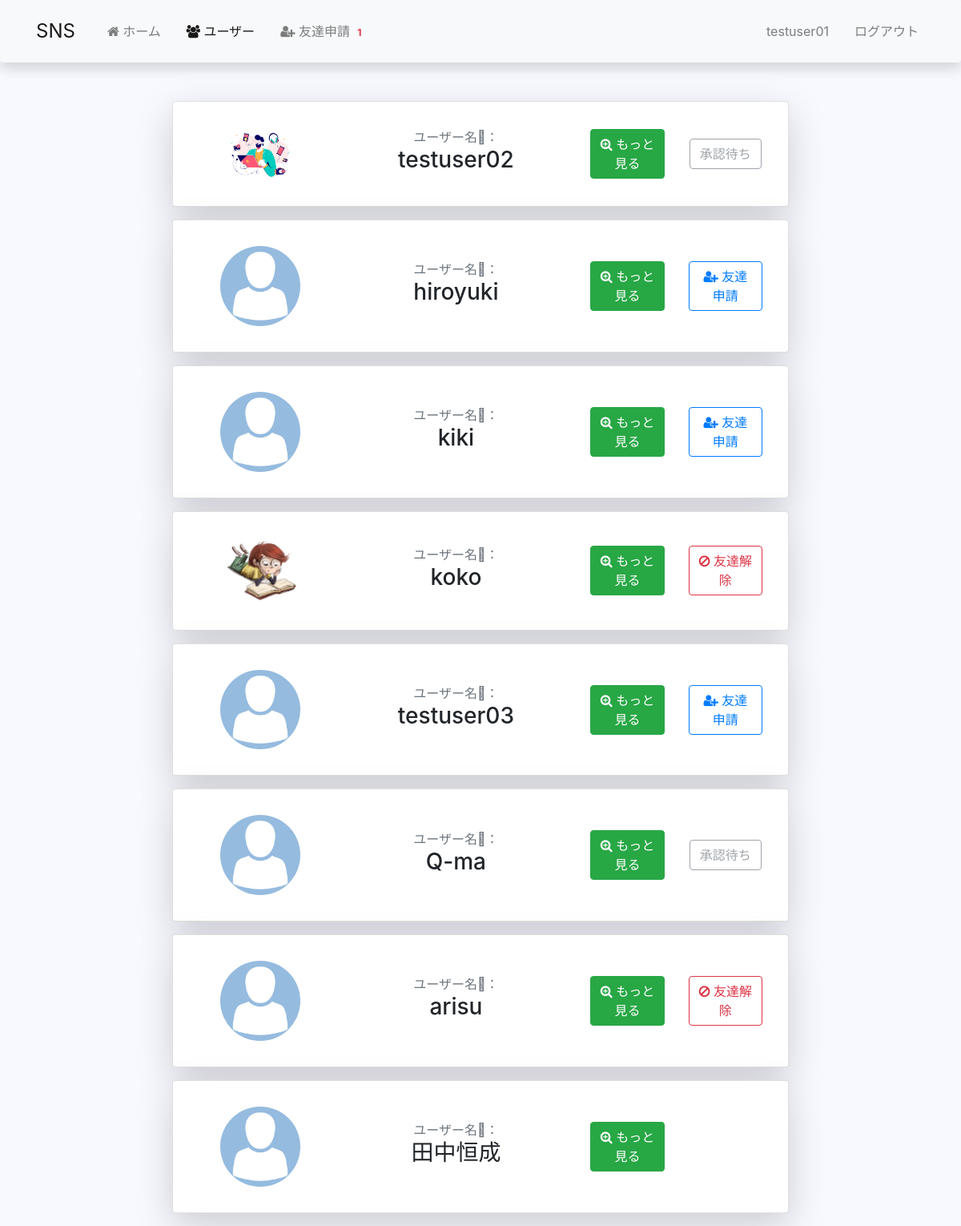
/profiles/all-profiles/ (signed in), run on an earlier commit of the app's database.
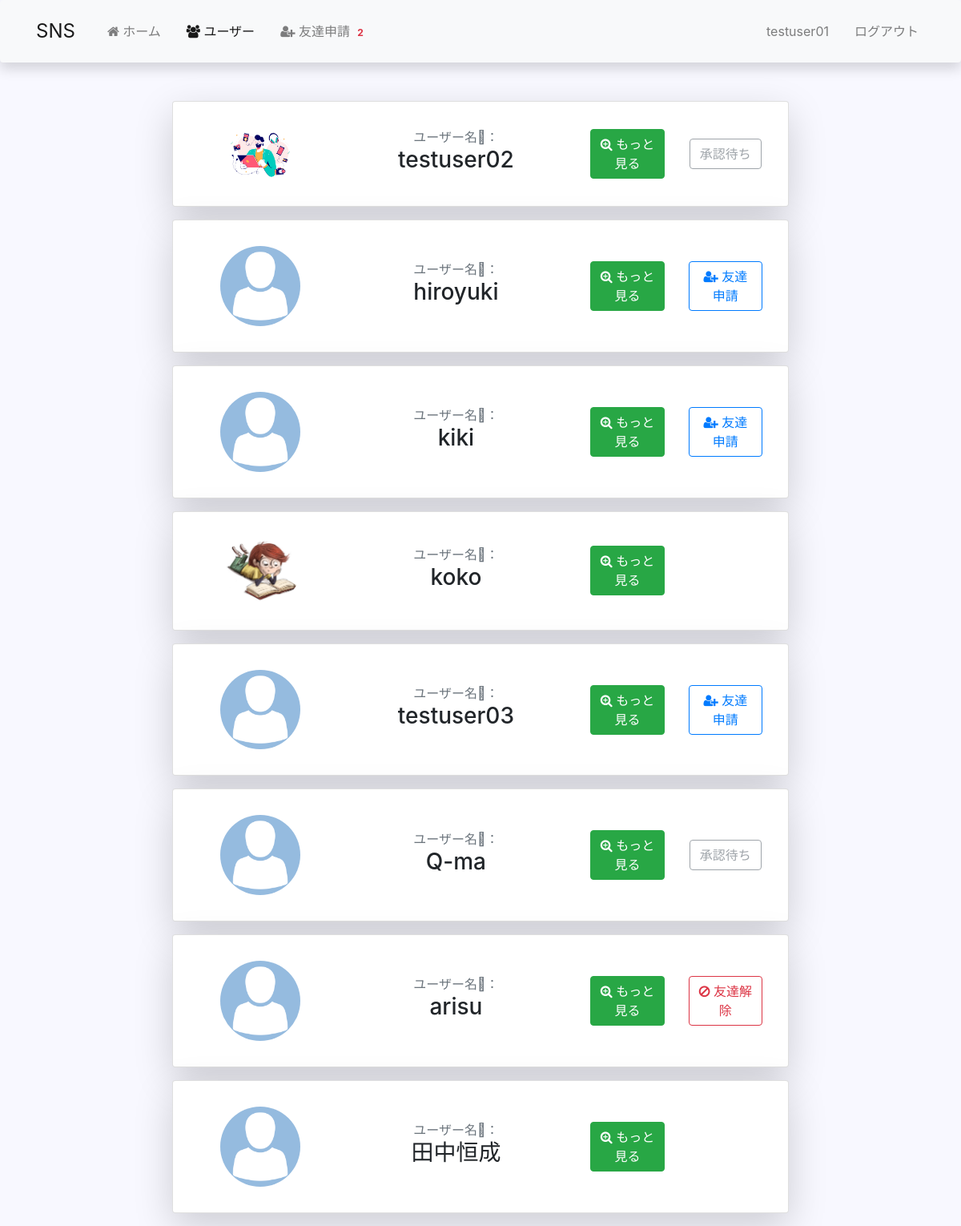
And on a later commit of the database.
### profiles/models.py (models this page shows, shortened)
class Profile(models.Model):
    first_name = models.CharField('姓', max_length=200, blank=True)
    last_name = models.CharField('名', max_length=200, blank=True)
    user = models.OneToOneField(User, on_delete=models.CASCADE)
    bio = models.TextField(default="よろしくお願いします。", max_length=300)
    email = models.EmailField(max_length=200, blank=True)
    avatar = models.ImageField(default='avatar.png', upload_to='avatars')
    friends = models.ManyToManyField(User, blank=True, related_name='friends')
    slug = models.SlugField(unique=True, blank=True)
    updated = models.DateTimeField(auto_now=True)
    created = models.DateTimeField(auto_now_add=True)
    objects = ProfileManager()
    def get_absolute_url(self):
        return reverse('profiles:profile-detail', kwargs={'slug': self.slug})

### profiles/views.py (the view)
# urls.py: path('all-profiles/', views.ProfileListView.as_view(), name='all_profiles'),
class ProfileListView(LoginRequiredMixin, ListView):
    model = Profile
    template_name = 'profiles/profile_list.html'
    def get_queryset(self):
        qs = Profile.objects.get_all_profiles_without_me(self.request.user)
        return qs  # object_list
    def get_context_data(self, **kwargs):
        context = super().get_context_data(**kwargs)
        user = User.objects.get(username__iexact=self.request.user)
        profile = Profile.objects.get(user=user)  # 自分のプロフィール
        rel_r = Relationship.objects.filter(sender=profile)  # 申請した相手の情報
        rel_s = Relationship.objects.filter(receiver=profile)  # 申請してきた相手の情報
        rel_receiver = []
        for item in rel_r:
            rel_receiver.append(item.receiver.user)  # ユーザー名だけ取り出す
        rel_sender = []
        for item in rel_s:
            rel_sender.append(item.sender.user)
        context['rel_receiver'] = rel_receiver
        context['rel_sender'] = rel_sender
        context['is_empty'] = False
        if len(self.get_queryset()) == 0:  # 自分以外ユーザーが存在しない場合
            context['is_empty'] = True
        return context

### profiles/context_processors.py (called while the page is built)
def invitations_received_count(request):
    if request.user.is_authenticated:
        profile_obj = Profile.objects.get(user=request.user)
        count = Relationship.objects.invitations_received(profile_obj).count()
        return {'invites_count': count}
    return {}

### profiles/models.py (called while the page is built)
    def get_all_profiles_without_me(self, me):
        profiles = Profile.objects.all().exclude(user=me)
        return profiles

    def invitations_received(self, receiver):
        qs = Relationship.objects.filter(receiver=receiver, status='send')
        return qs

### profiles/templates/profiles/profile_list.html (shortened to what this page needs)
{% extends 'base.html' %}
{% block content %}
    <div class="container-fluid mt-5">
        <div class="row justify-content-center">
            {% for obj in object_list %}
            <div class="col-md-8 mb-3">
                <div class="card shadow-lg rounded">
                    <div class="card-body">
                        <div class="row text-center align-items-center">
                            <div class="col-md-3">
                                <img class="p_avatar" src="{{ obj.avatar.url }}" alt="">
                            </div>
                            <div class="col-md-5">
                                <span class="text-muted">ユーザー名：</span>
                                <h3>{{ obj.user }}</h3>
                            </div>
                            <div class="col-md-2">
                                <a href={{obj.get_absolute_url}}>
                                    <button class="btn btn-success px-2"><i class="fa fa-search-plus"></i> もっと見る</button>
                            </div>
                            <div class="col-md-2">
                                {% if obj.user not in rel_receiver and obj.user not in rel_sender %}
                                <form action="{% url 'profiles:send-invite' %}" method="POST">
                                    <button type="submit" class="btn btn-outline-primary"><i class="fa fa-user-plus"></i>&nbsp;友達申請</button>
                                </form>
                                {% endif %}
                                {% if obj.user in rel_receiver and request.user not in obj.friends.all %}
                                    <button type="submit" class="btn btn-outline-secondary disabled" aria-disabled="true">承認待ち</button>
                                {% endif %}
                                {% if request.user in obj.friends.all %}
                                    <form action="{% url 'profiles:remove-friend' %}" method="POST">
                                        <button type="submit" class="btn btn-outline-danger"><i class="fa fa-ban"></i>&nbsp;友達解除</button>
                                    </form>
                                {% endif %}
                            </div>
                        </div>
                    </div>
                </div>
            </div>
            {% endfor %}
        </div>
    </div>
{% endblock content %}

### templates/navbar.html (shortened to what this page needs)
{% url 'posts:home' as path_to_home %}
{% url 'profiles:all_profiles' as path_to_all_profiles %}
{% url 'profiles:invites' as path_to_invites %}
{% url 'profiles:my-profile' as path_to_my_profile %}
<nav class="navbar navbar-expand-lg navbar-light bg-light py-3 shadow rounded">
    <div class="container">
        <a class="navbar-brand" href="#">SNS</a>
        <div class="collapse navbar-collapse" id="navbarSupportedContent">
            <ul class="navbar-nav mr-auto">
                <li class="{% if request.path == path_to_home %} nav-item active{% endif %} nav-item">
                    <a class="nav-link" href="{% url 'posts:home' %}"><i class="fa fa-home"></i>&nbsp;ホーム</a>
                </li>
                <li class="{% if request.path == path_to_all_profiles %} nav-item active{% endif %} nav-item">
                    <a class="nav-link" href="{% url 'profiles:all_profiles' %}"><i class="fa fa-users"></i>&nbsp;ユーザー</a>
                </li>
                <li class="{% if request.path == path_to_invites %} nav-item active{% endif %} nav-item">
                    <a class="nav-link" href="{% url 'profiles:invites' %}">
                        <i class="fa fa-user-plus"></i>
                        友達申請
                        <span class="badge badge-light font-weight-bold text-danger">{{ invites_count }}</span>
                    </a>
                </li>
            </ul>
            <ul class="navbar-nav ml-auto">
                {% if request.user.is_authenticated %}
                <li class="{% if request.path == path_to_my_profile %} nav-item active{% endif %} nav-item">
                    <a class="nav-link" href="{% url 'profiles:my-profile' %}">{{ request.user }}</a>
                </li>
                <li class="nav-item">
                    <a class="nav-link" href="{% url 'accounts:logout' %}">ログアウト</a>
                </li>
                {% endif %}
            </ul>
        </div>
    </div>
</nav>

What changed in the data, as far as the page shows it:
changed Profile "koko": no longer shows "友達解除"
Also different on the page:
{{ invites_count }}: "1" → "2"
